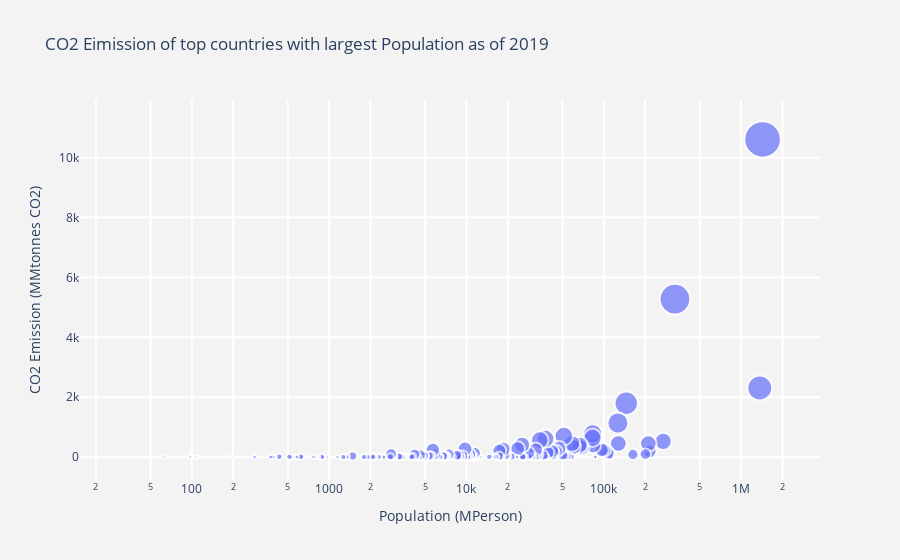

The cell this chart's notebook holds for it:
### Code cell
# Plotting Bubble Chart

# Capturing country names
countries = cd9['Country'].unique()


# Creating hover stats
hover_text = []
bubble_size = []

for index, row in cd9.iterrows():
    hover_text.append(('Country: {country}<br>'+
                      'Population: {pop}<br>'+
                      'CO2 Emission: {co2}<br>'
                      ).format(country=row['Country'],
                                            pop=row['Population'],
                                            co2=row['CO2_emission']))
    
    bubble_size.append(math.sqrt(row['CO2_emission']))
        
        
cd9['text'] = hover_text
cd9['size'] = bubble_size
sizeref = 15.*max(cd9['size'])/(100**2)


fig = go.Figure()

fig.add_trace(go.Scatter(
    x=cd9['Population'], y=cd9['CO2_emission'],
    name=country, text=cd9['text'],
    marker_size=cd9['size'],
    ))

# Tune marker appearance and layout
fig.update_traces(mode='markers', marker=dict(sizemode='area',
                                              sizeref=sizeref, line_width=2))

# Adding titles
fig.update_layout(
    title='CO2 Eimission of top countries with largest Population as of 2019',
    xaxis=dict(
        title='Population (MPerson)',
        gridcolor='white',
        type='log',
        gridwidth=2,
    ),
    yaxis=dict(
        title='CO2 Emission (MMtonnes CO2)',
        gridcolor='white',
        gridwidth=2,
    ),
    paper_bgcolor='rgb(243, 243, 243)',
    plot_bgcolor='rgb(243, 243, 243)',
)

fig.show()

### Figure 1 — Plotly figure (JSON) as saved in the notebook; plotly's stock layout.template omitted (floating-point values rounded to 4 significant figures; data arrays with more than 128 entries replaced by an {"elided": "..."} marker saying what was removed)
{"data": [{"marker": {"line": {"width": 2}, "size": {"elided": "193 float values"}, "sizemode": "area", "sizeref": 0.1545}, "mode": "markers", "name": "Russia", "text": {"elided": "193 str values"}, "type": "scatter", "x": {"elided": "193 float values"}, "y": {"elided": "193 float values"}}], "layout": {"paper_bgcolor": "rgb(243, 243, 243)", "plot_bgcolor": "rgb(243, 243, 243)", "title": {"text": "CO2 Eimission of top countries with largest Population as of 2019"}, "xaxis": {"gridcolor": "white", "gridwidth": 2, "title": {"text": "Population (MPerson)"}, "type": "log"}, "yaxis": {"gridcolor": "white", "gridwidth": 2, "title": {"text": "CO2 Emission (MMtonnes CO2)"}}}}
